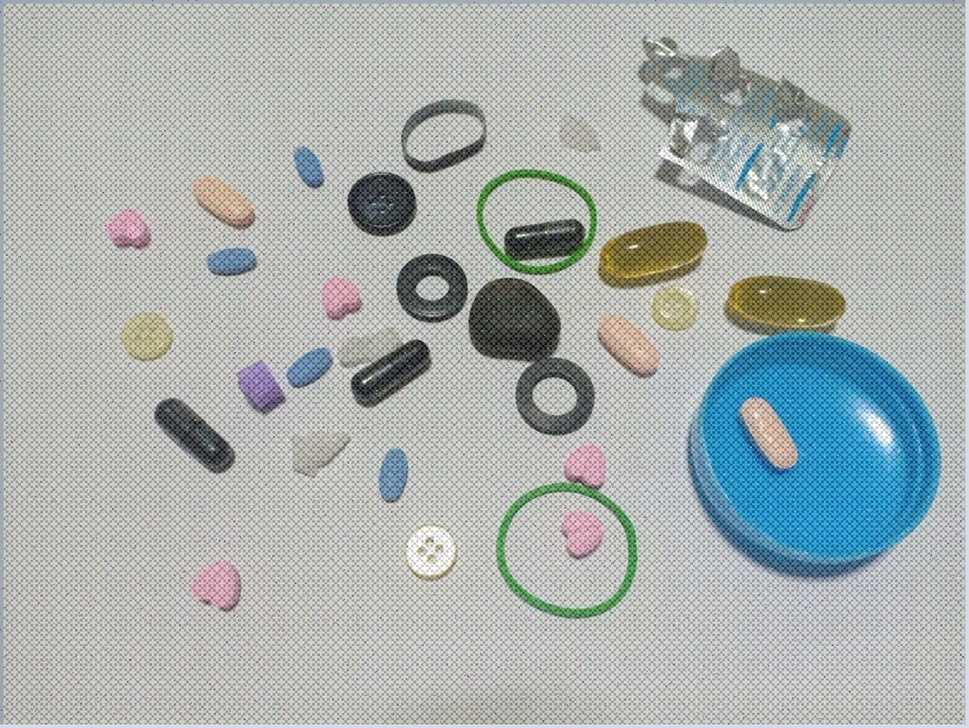
#> input picture midterm/medicine_with_noise_mid.jpg, 969 x 728 px, shrunk from 1348 x 1013 before the run
$ python midtest2.py
#> lines starting #> are read from the running program, lines starting #| are printed output that depends on the picture
import numpy as np
import cv2
import matplotlib.pyplot as plt

# NOTE -  Read the image file
origi_img = cv2.imread("medicine_with_noise_mid.jpg")
#> origi_img is the input picture: shape (728, 969, 3); mean B, G, R 175.2, 176.6, 169.4

# NOTE - Convert the original image to grayscale
img_gray = cv2.cvtColor(origi_img, cv2.COLOR_BGR2GRAY)
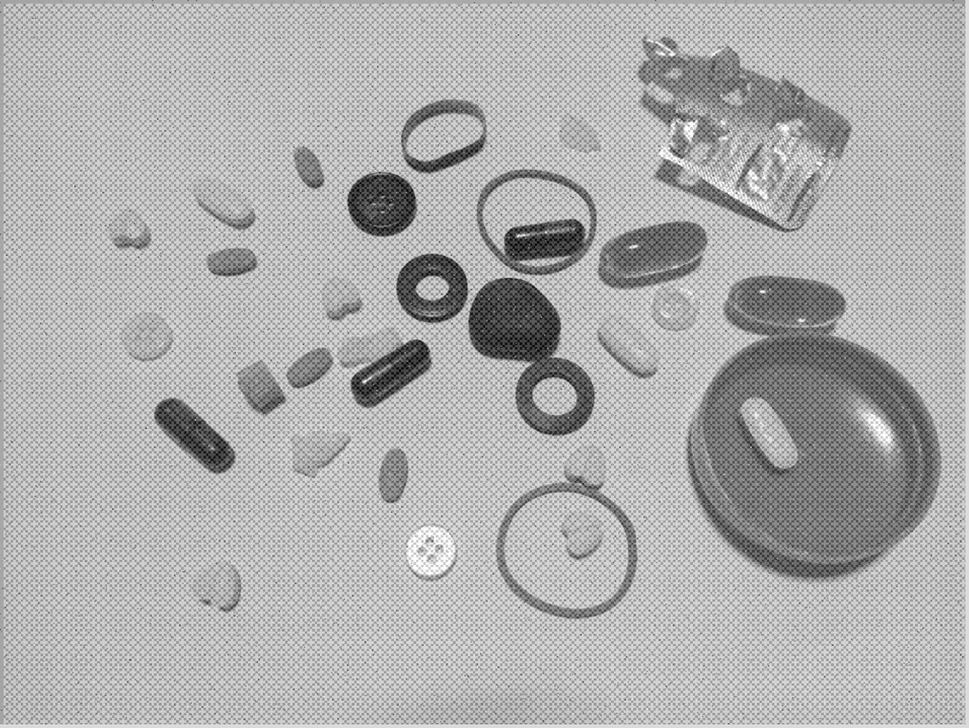
#> img_gray: shape (728, 969); min 0, max 255, mean 174.3

# NOTE - Create kernel array or matrix 5*5 by all members = 1
# kernel = np.ones((5,5),np.float32)

# NOTE - test GaussianBlur by opencv
dst = cv2.GaussianBlur(origi_img,(25,25),0)
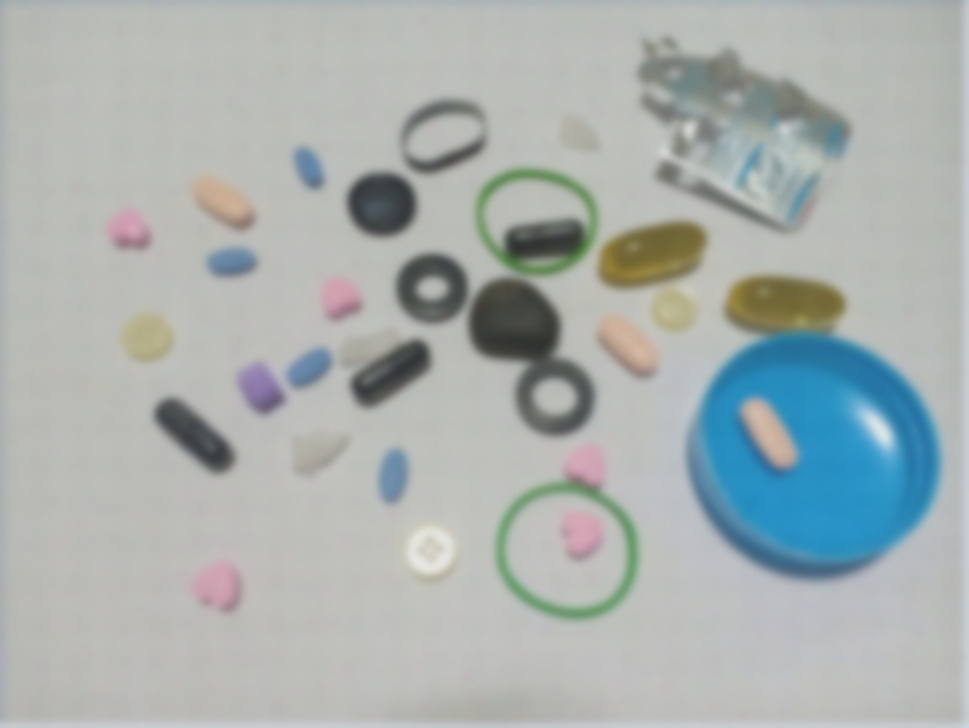
#> dst: shape (728, 969, 3); mean B, G, R 175.2, 176.6, 169.4

# NOTE -  Display image output
cv2.imshow('Photo_midterm',dst)
cv2.imwrite('mediBlue.jpg',dst)
cv2.waitKey()


# [33 lines of commented-out code are left out]
